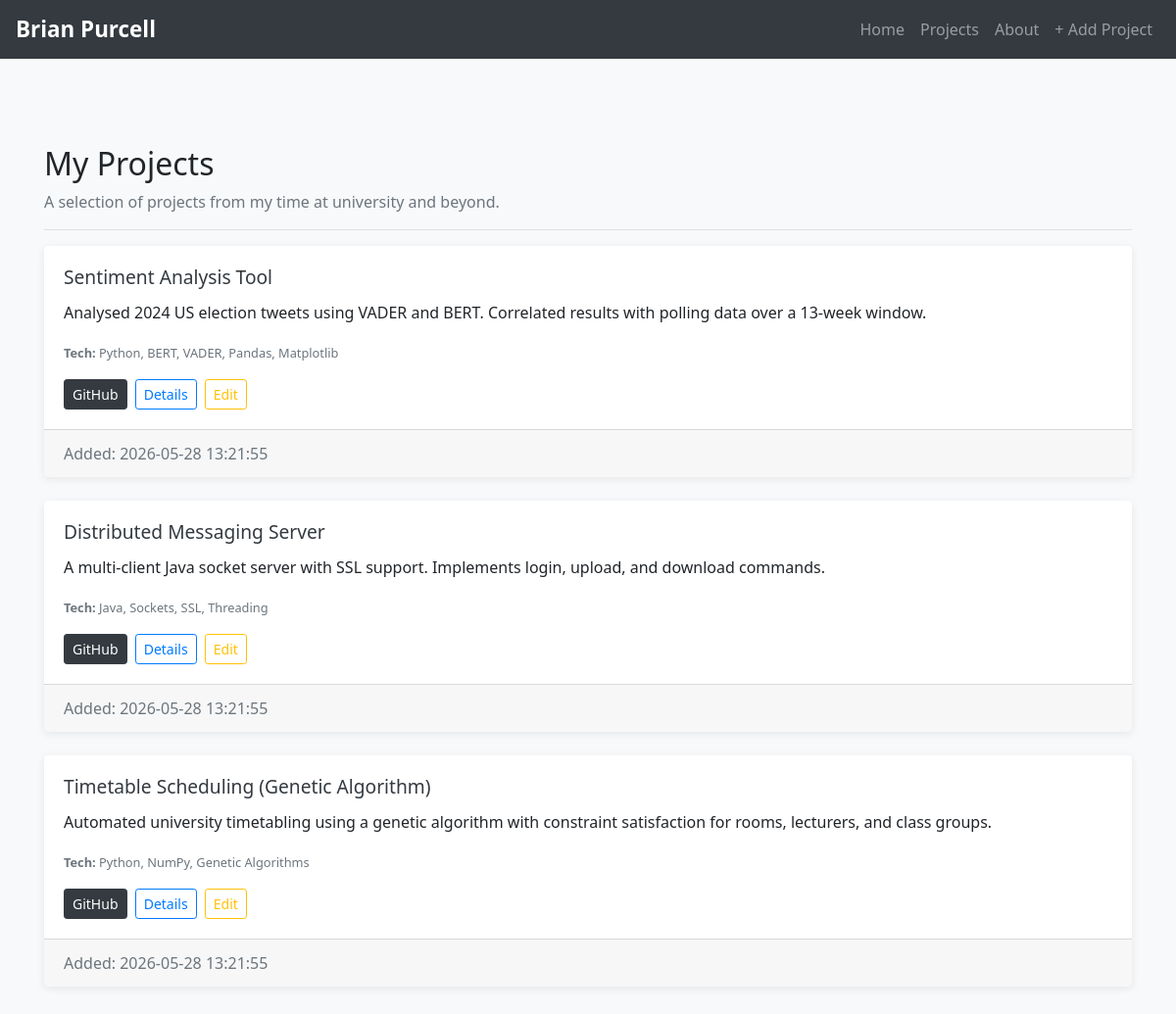
Page /projects on the earlier database version.
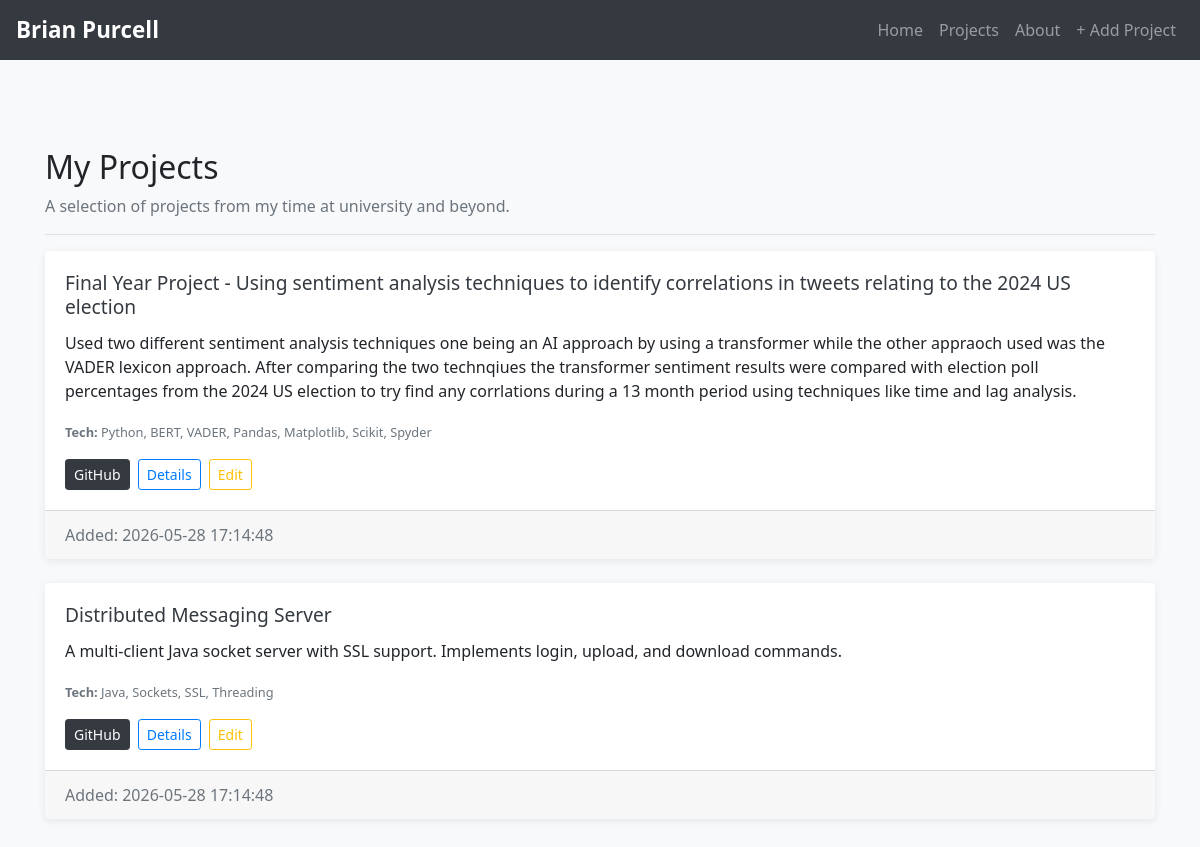
Same page on the later database version.
### tables this page shows
CREATE TABLE projects (
    id INTEGER PRIMARY KEY AUTOINCREMENT,
    created TIMESTAMP NOT NULL DEFAULT CURRENT_TIMESTAMP,
    title TEXT NOT NULL,
    description TEXT,
    tech_stack TEXT,
    github_url TEXT NOT NULL
);

### app.py (the view)
@app.route('/projects')
def projects():
    conn = get_db_connection()
    all_projects = conn.execute('SELECT * FROM projects').fetchall()
    conn.close()
    return render_template('projects.html', projects=all_projects)

### app.py (called while the page is built)
def get_db_connection():
    conn = sqlite3.connect('database.db')
    conn.row_factory = sqlite3.Row #allows columns to be acessed by names
    return conn

### templates/projects.html
{% extends 'base.html' %}
{% block content %}
<h2>{% block title %}My Projects{% endblock %}</h2>
<p class="text-muted">A selection of projects from my time at university and beyond.</p>
<hr>
{% for p in projects %}
  <div class="card mb-4">
    <div class="card-body">
      <h5 class="card-title">
        <a href="{{ url_for('project', project_id=p['id']) }}">{{ p['title'] }}</a>
      </h5>
      <p class="card-text">{{ p['description'] }}</p>
      {% if p['tech_stack'] %}
        <p><small class="text-muted"><strong>Tech:</strong> {{ p['tech_stack'] }}</small></p>
      {% endif %}
      {% if p['github_url'] %}
        <a href="{{ p['github_url'] }}" class="btn btn-sm btn-dark" target="_blank">GitHub</a>
      {% endif %}
      <a href="{{ url_for('project', project_id=p['id']) }}"
         class="btn btn-sm btn-outline-primary ml-1">Details</a>
      <a href="{{ url_for('edit', id=p['id']) }}"
         class="btn btn-sm btn-outline-warning ml-1">Edit</a>
    </div>
    <div class="card-footer text-muted">
      Added: {{ p['created'] }}
    </div>
  </div>
{% endfor %}
{% endblock %}

### templates/base.html (shortened to what this page needs)
<!doctype html>
<html lang="en">
<head>
  <link rel="stylesheet"
        href="https://stackpath.bootstrapcdn.com/bootstrap/4.5.2/css/bootstrap.min.css">
  <link rel="stylesheet"
        href="{{ url_for('static', filename='css/style.css') }}">
  <link rel="stylesheet"
        href="https://cdnjs.cloudflare.com/ajax/libs/font-awesome/6.5.2/css/all.min.css"/>
</head>
<body>
  <nav class="navbar navbar-expand-md navbar-dark bg-dark">
    <a class="navbar-brand" href="{{ url_for('index') }}">Brian Purcell</a>
    <div class="collapse navbar-collapse" id="navbarNav">
      <ul class="navbar-nav ml-auto">
        <li class="nav-item">
          <a class="nav-link" href="{{ url_for('index') }}">Home</a>
        </li>
        <li class="nav-item">
          <a class="nav-link" href="{{ url_for('projects') }}">Projects</a>
        </li>
        <li class="nav-item">
          <a class="nav-link" href="{{ url_for('about') }}">About</a>
        </li>
        <li class="nav-item">
          <a class="nav-link" href="{{ url_for('create') }}">+ Add Project</a>
        </li>
      </ul>
    </div>
  </nav>
  <div class="container mt-3">
  </div>
  <div class="container mt-4">
    {% block content %}{% endblock %}
  </div>
</body>
</html>

### static/css/style.css (style rules this page uses)
body { background-color: #f8f9fa; font-family: 'Segoe UI', Tahoma, Geneva, Verdana, sans-serif; }
.navbar-brand { font-weight: bold; font-size: 1.4rem; }
.card { border: none; box-shadow: 0 2px 8px rgba(0, 0, 0, 0.08); transition: box-shadow 0.2s; }
.card-title a { color: #343a40; text-decoration: none; font-size: 1.2rem; }
.container { padding-bottom: 3rem; }

Differences in the rows shown:
removed projects: title "Sentiment Analysis Tool", description "Analysed 2024 US election tweets using VADER and BERT. Correlated results with polling data over a 13-week window.", tech_stack "Python, BERT, VADER, Pandas, Matplotlib", created "2026-05-28 13:21:55"
removed projects: title "Timetable Scheduling (Genetic Algorithm)", description "Automated university timetabling using a genetic algorithm with constraint satisfaction for rooms, lecturers, and class groups.", tech_stack "Python, NumPy, Genetic Algorithms", created "2026-05-28 13:21:55"
added projects: title "Final Year Project - Using sentiment analysis techniques to identify correlations in tweets relating to the 2024 US election", description "Used two different sentiment analysis techniques one being an AI approach by using a transformer while the other appraoch used was the VADER lexicon approach. After comparing the two technqiues the transformer sentiment results were compared with election poll percentages from the 2024 US election to try find any corrlations during a 13 month period using techniques like time and lag analysis.", tech_stack "Python, BERT, VADER, Pandas, Matplotlib, Scikit, Spyder", created "2026-05-28 17:14:48"
changed projects "Distributed Messaging Server": created "2026-05-28 13:21:55" → "2026-05-28 17:14:48"
